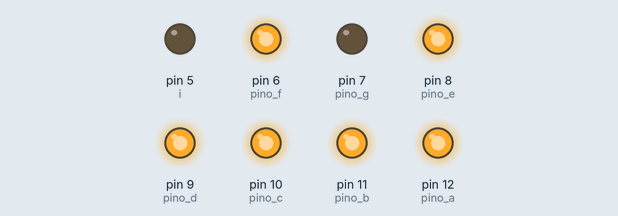
Recording of a sketch running on a simulated Arduino Uno, built with avr-gcc and run on an emulated ATmega328P. On the bench: output pins drawn as LEDs (lit = HIGH).

Above: at 0.5 s.
At 2.5 s:
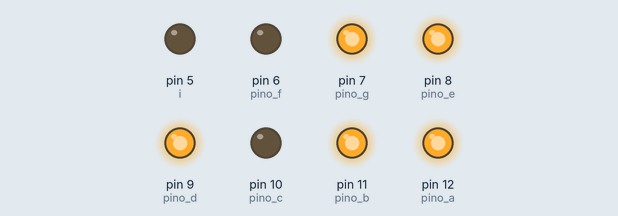
At 3.5 s:
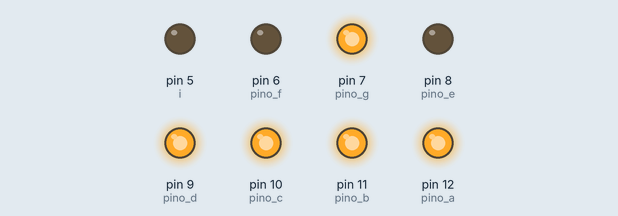
At 5.5 s:
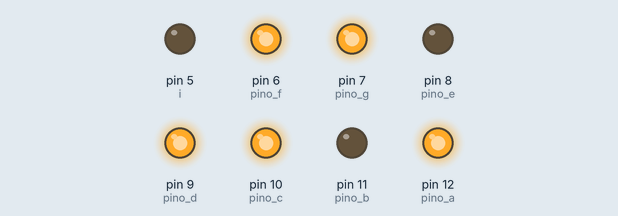
At 8.5 s:
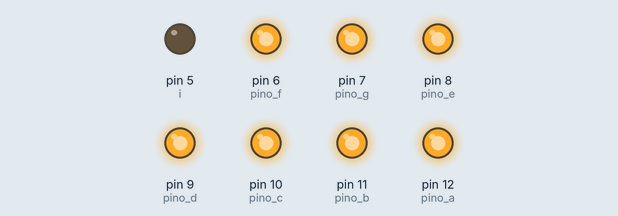
At 11.5 s:
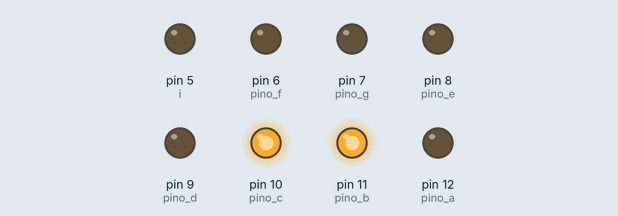
Timing chart, 0 to 13.0 s (numbered marks = the images above):
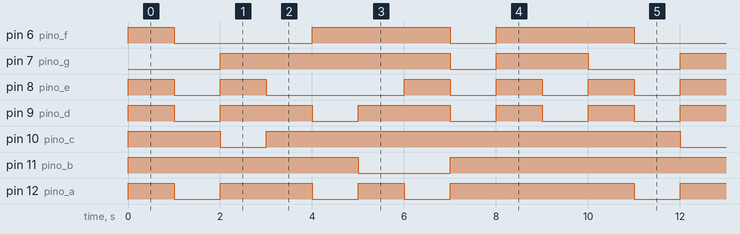

The sketch:

display_parte_1.ino
```cpp
int i = 5;
const int pino_a = 12;
const int pino_b = 11;
const int pino_c = 10;
const int pino_d = 9;
const int pino_e = 8;
const int pino_f = 6;
const int pino_g = 7;

void setup() {
  while(i <= 12){
    pinMode(i, OUTPUT);
    i++;
   }
}

void loop() {

 //Number 0
  digitalWrite(pino_a, HIGH);
  digitalWrite(pino_b, HIGH);
  digitalWrite(pino_c, HIGH);
  digitalWrite(pino_d, HIGH);
  digitalWrite(pino_e, HIGH);
  digitalWrite(pino_f, HIGH);
  digitalWrite(pino_g, LOW);
  delay(1000);

//Number 01
  digitalWrite(pino_a, LOW);
  digitalWrite(pino_b, HIGH);
  digitalWrite(pino_c, HIGH);
  digitalWrite(pino_d, LOW);
  digitalWrite(pino_e, LOW);
  digitalWrite(pino_f, LOW);
  digitalWrite(pino_g, LOW);
  delay(1000);

//Number 02
  digitalWrite(pino_a, HIGH);
  digitalWrite(pino_b, HIGH);
  digitalWrite(pino_c, LOW);
  digitalWrite(pino_d, HIGH);
  digitalWrite(pino_e, HIGH);
  digitalWrite(pino_f, LOW);
  digitalWrite(pino_g, HIGH);
  delay(1000);
//Number 03
  digitalWrite(pino_a, HIGH);
  digitalWrite(pino_b, HIGH);
  digitalWrite(pino_c, HIGH);
  digitalWrite(pino_d, HIGH);
  digitalWrite(pino_e, LOW);
  digitalWrite(pino_f, LOW);
  digitalWrite(pino_g, HIGH);
  delay(1000);
//Number 04
  digitalWrite(pino_a, LOW);
  digitalWrite(pino_b, HIGH);
  digitalWrite(pino_c, HIGH);
  digitalWrite(pino_d, LOW);
  digitalWrite(pino_e, LOW);
  digitalWrite(pino_f, HIGH);
  digitalWrite(pino_g, HIGH);
  delay(1000);
//Number 05
  digitalWrite(pino_a, HIGH);
  digitalWrite(pino_b, LOW);
  digitalWrite(pino_c, HIGH);
  digitalWrite(pino_d, HIGH);
  digitalWrite(pino_e, LOW);
  digitalWrite(pino_f, HIGH);
  digitalWrite(pino_g, HIGH);
  delay(1000);
//Number 06
  digitalWrite(pino_a, LOW);
  digitalWrite(pino_b, LOW);
  digitalWrite(pino_c, HIGH);
  digitalWrite(pino_d, HIGH);
  digitalWrite(pino_e, HIGH);
  digitalWrite(pino_f, HIGH);
  digitalWrite(pino_g, HIGH);
  delay(1000);
//Number 07
  digitalWrite(pino_a, HIGH);
  digitalWrite(pino_b, HIGH);
  digitalWrite(pino_c, HIGH);
  digitalWrite(pino_d, LOW);
  digitalWrite(pino_e, LOW);
  digitalWrite(pino_f, LOW);
  digitalWrite(pino_g, LOW);
  delay(1000);
//Number 08
  digitalWrite(pino_a, HIGH);
  digitalWrite(pino_b, HIGH);
  digitalWrite(pino_c, HIGH);
  digitalWrite(pino_d, HIGH);
  digitalWrite(pino_e, HIGH);
  digitalWrite(pino_f, HIGH);
  digitalWrite(pino_g, HIGH);
  delay(1000);
//Number 09
  digitalWrite(pino_a, HIGH);
  digitalWrite(pino_b, HIGH);
  digitalWrite(pino_c, HIGH);
  digitalWrite(pino_d, LOW);
  digitalWrite(pino_e, LOW);
  digitalWrite(pino_f, HIGH);
  digitalWrite(pino_g, HIGH);
  delay(1000);
}
```

Measured:
- by itself, pin 6 (pino_f): repeats every 10.0 s: LOW 3.0 s, HIGH 3.0 s, LOW 1.0 s, HIGH 3.0 s
- by itself, pin 7 (pino_g): repeats every 10.0 s: LOW 1.0 s, HIGH 2.0 s, LOW 2.0 s, HIGH 5.0 s
- by itself, pin 8 (pino_e): repeats every 10.0 s: LOW 1.0 s, HIGH 1.0 s, LOW 3.0 s, 2 × (HIGH 1.0 s, LOW 1.0 s), HIGH 1.0 s
- by itself, pin 9 (pino_d): repeats every 10.0 s: 2 × (LOW 1.0 s, HIGH 2.0 s), 2 × (LOW 1.0 s, HIGH 1.0 s)
- by itself, pin 10 (pino_c): repeats every 10.0 s: LOW 1.0 s, HIGH 9.0 s
- by itself, pin 11 (pino_b): repeats every 10.0 s: LOW 2.0 s, HIGH 8.0 s
- by itself, pin 12 (pino_a): repeats every 10.0 s: LOW 1.0 s, HIGH 2.0 s, LOW 1.0 s, HIGH 1.0 s, LOW 1.0 s, HIGH 4.0 s
